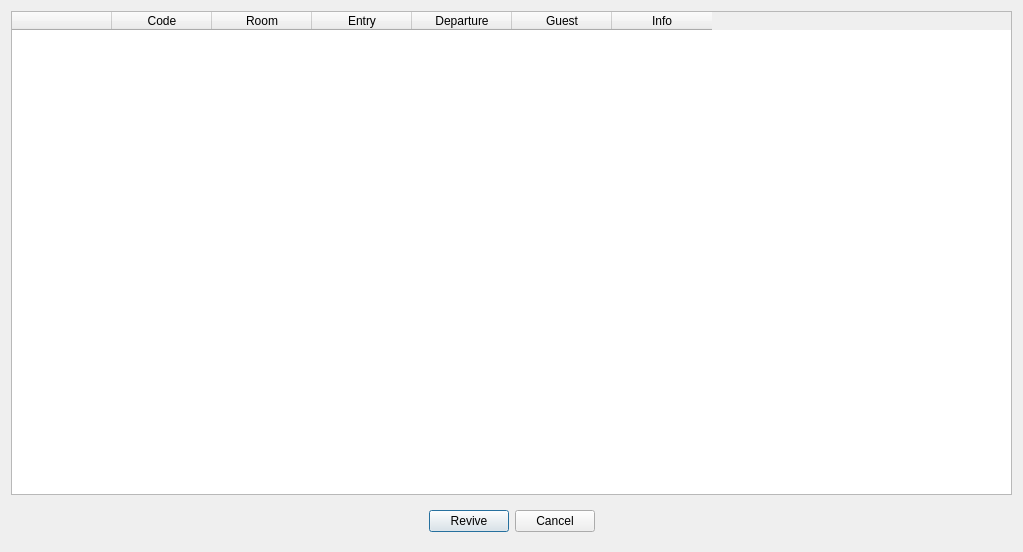
<?xml version="1.0" encoding="UTF-8"?>
<ui version="4.0">
 <class>DlgGroupRevive</class>
 <widget class="QDialog" name="DlgGroupRevive">
  <property name="geometry">
   <rect>
    <x>0</x>
    <y>0</y>
    <width>1023</width>
    <height>552</height>
   </rect>
  </property>
  <property name="windowTitle">
   <string>Revive reservations</string>
  </property>
  <layout class="QVBoxLayout" name="verticalLayout">
   <item>
    <widget class="EQTableWidget" name="tbl">
     <property name="editTriggers">
      <set>QAbstractItemView::NoEditTriggers</set>
     </property>
     <property name="selectionMode">
      <enum>QAbstractItemView::NoSelection</enum>
     </property>
     <column>
      <property name="text">
       <string/>
      </property>
     </column>
     <column>
      <property name="text">
       <string>Code</string>
      </property>
     </column>
     <column>
      <property name="text">
       <string>Room</string>
      </property>
     </column>
     <column>
      <property name="text">
       <string>Entry</string>
      </property>
     </column>
     <column>
      <property name="text">
       <string>Departure</string>
      </property>
     </column>
     <column>
      <property name="text">
       <string>Guest</string>
      </property>
     </column>
     <column>
      <property name="text">
       <string>Info</string>
      </property>
     </column>
    </widget>
   </item>
   <item>
    <widget class="QWidget" name="widget" native="true">
     <layout class="QHBoxLayout" name="horizontalLayout">
      <item>
       <spacer name="horizontalSpacer">
        <property name="orientation">
         <enum>Qt::Horizontal</enum>
        </property>
        <property name="sizeHint" stdset="0">
         <size>
          <width>407</width>
          <height>20</height>
         </size>
        </property>
       </spacer>
      </item>
      <item>
       <widget class="QPushButton" name="btnRevive">
        <property name="text">
         <string>Revive</string>
        </property>
        <property name="icon">
         <iconset resource="res.qrc">
          <normaloff>:/images/heart-pulses.png</normaloff>:/images/heart-pulses.png</iconset>
        </property>
       </widget>
      </item>
      <item>
       <widget class="QPushButton" name="btnCancel">
        <property name="text">
         <string>Cancel</string>
        </property>
       </widget>
      </item>
      <item>
       <spacer name="horizontalSpacer_2">
        <property name="orientation">
         <enum>Qt::Horizontal</enum>
        </property>
        <property name="sizeHint" stdset="0">
         <size>
          <width>406</width>
          <height>20</height>
         </size>
        </property>
       </spacer>
      </item>
     </layout>
    </widget>
   </item>
  </layout>
 </widget>
 <customwidgets>
  <customwidget>
   <class>EQTableWidget</class>
   <extends>QTableWidget</extends>
   <header location="global">eqtablewidget.h</header>
  </customwidget>
 </customwidgets>
 <resources>
  <include location="res.qrc"/>
 </resources>
 <connections/>
</ui>
